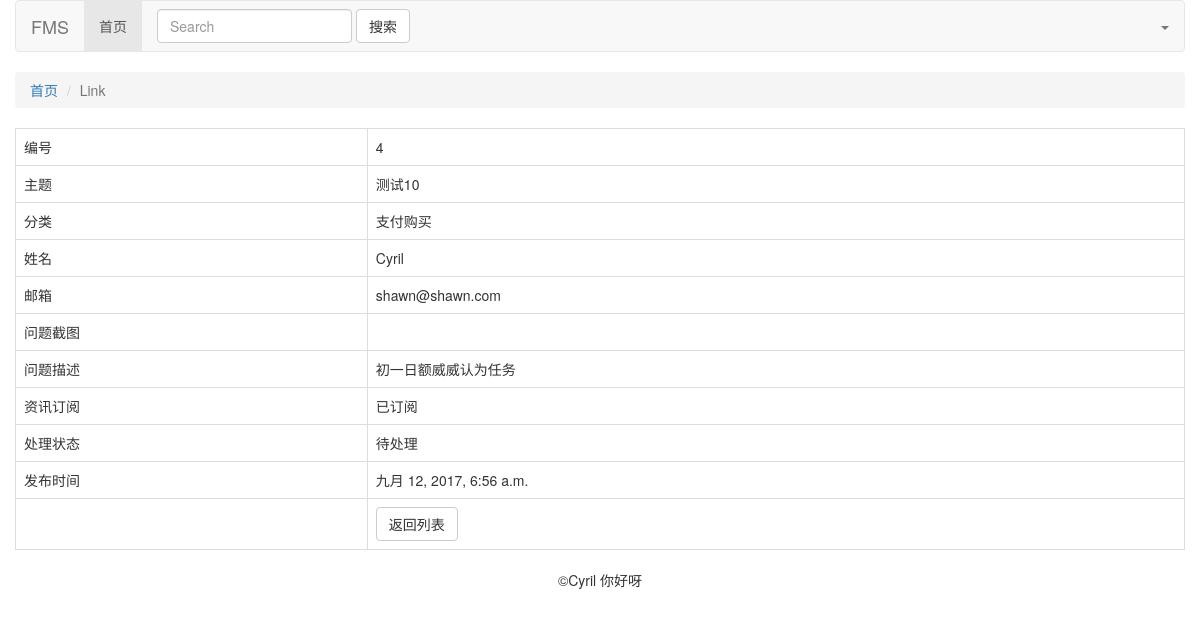
The page /feedback/4/ on the database as committed earlier.
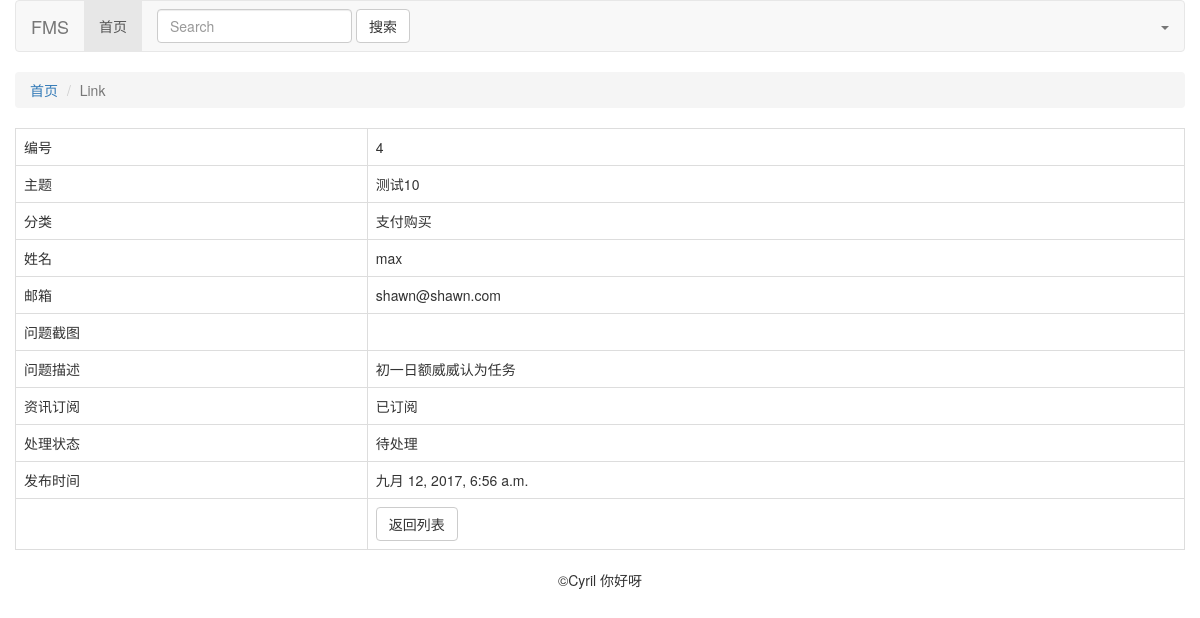
The same page on the database as committed later.
### feedback/models.py (models this page shows)
class Feedback(models.Model):
    CATEGORIES = (
        ('产品质量', '产品质量'),
        ('网站使用', '网站使用'),
        ('支付购买', '支付购买'),
        ('客户服务', '客户服务'),
    )
    STATUS = (
        ('待处理', '待处理'),
        ('处理中', '处理中'),
        ('已处理', '已处理'),
    )
    subject = models.CharField('主题', max_length=100)
    category = models.CharField('分类', choices=CATEGORIES, max_length=20)
    username = models.CharField('姓名', max_length=20)
    email = models.EmailField('邮箱', max_length=200)
    screenshot = models.FileField('问题截图', upload_to='uploads/')
    description = models.TextField('问题描述')
    subscription = models.BooleanField('订阅资讯', default=True)
    status = models.CharField('处理状态', choices=STATUS, max_length=20)
    posted_time = models.DateTimeField('提交时间', auto_now_add=True)

### feedback/views.py (the view)
# urls.py: url(r'^(?P<fid>\d{1,4})/$', view=views.feedback_detail, name='feedback_detail'),
def feedback_detail(request, fid):
    feedback = get_object_or_404(Feedback, pk=fid)
    return render(request, 'feedback/feedback-detail.html', {'item': feedback})

### feedback/templates/feedback/feedback-detail.html
{% extends 'feedback/base.html' %}
{% block main_content %}
    <table class="table table-bordered">
        <tr>
            <td>编号</td>
            <td>{{ item.id }}</td>
        </tr>
        <tr>
            <td>主题</td>
            <td>{{ item.subject }}</td>
        </tr>
        <tr>
            <td>分类</td>
            <td>{{ item.category }}</td>
        </tr>
        <tr>
            <td>姓名</td>
            <td>{{ item.username }}</td>
        </tr>
        <tr>
            <td>邮箱</td>
            <td>{{ item.email }}</td>
        </tr>
        <tr>
            <td>问题截图</td>
            <td>{{ item.screenshot }}</td>
        </tr>
        <tr>
            <td>问题描述</td>
            <td>{{ item.description }}</td>
        </tr>
        <tr>
            <td>资讯订阅</td>
            <td>{{ item.subscription|yesno:'已订阅,未订阅' }}</td>
        </tr>
        <tr>
            <td>处理状态</td>
            <td>{{ item.status }}</td>
        </tr>
        <tr>
            <td>发布时间</td>
            <td>{{ item.posted_time }}</td>
        </tr>
        <tr>
            <td></td>
            <td>
                <a href="{% url 'feedback:feedback_list' %}" class="btn btn-default">返回列表</a>
            </td>
        </tr>
    </table>
{% endblock %}

### feedback/templates/feedback/base.html (shortened to what this page needs)
<!DOCTYPE html>
<html lang="en">
<head>
    <link href="http://cdn.bootcss.com/bootstrap/3.3.7/css/bootstrap.min.css" rel="stylesheet">
    <link href="http://cdn.bootcss.com/font-awesome/4.7.0/css/font-awesome.min.css" rel="stylesheet">
</head>
<body>
<div class="container">
    <div class="row">
        <nav class="navbar navbar-default" role="navigation">
            <div class="navbar-header">
                <a class="navbar-brand" href="#">FMS</a>
            </div>
            <div class="collapse navbar-collapse navbar-ex1-collapse">
                <ul class="nav navbar-nav">
                    <li class="active"><a href="#">首页</a></li>
                </ul>
                <form action="{% url 'feedback:feedback_list' %}" class="navbar-form navbar-left" role="search">
                    <div class="form-group">
                        <input name="q" type="text" class="form-control" placeholder="Search">
                    </div>
                    <button type="submit" class="btn btn-default">搜索</button>
                </form>
                <ul class="nav navbar-nav navbar-right">
                    <li class="dropdown">
                        <a href="#" class="dropdown-toggle" data-toggle="dropdown">{{ request.session.admin }} <b class="caret"></b></a>
                    </li>
                </ul>
            </div>
        </nav>
    </div>
    <div class="row">
        <ol class="breadcrumb">
            <li>
                <a href="#">首页</a>
            </li>
            <li class="active">Link</li>
        </ol>
    </div>
    <div class="row">
        {% block main_content %}
        {% endblock %}
    </div>
    <div class="row">
        <div class="text-center">
            &copy;Cyril 你好呀
        </div>
    </div>
</div>
</body>
</html>

Rows that differ between the two databases and show on the page:
changed Feedback "测试10": username "Cyril" → "max"
